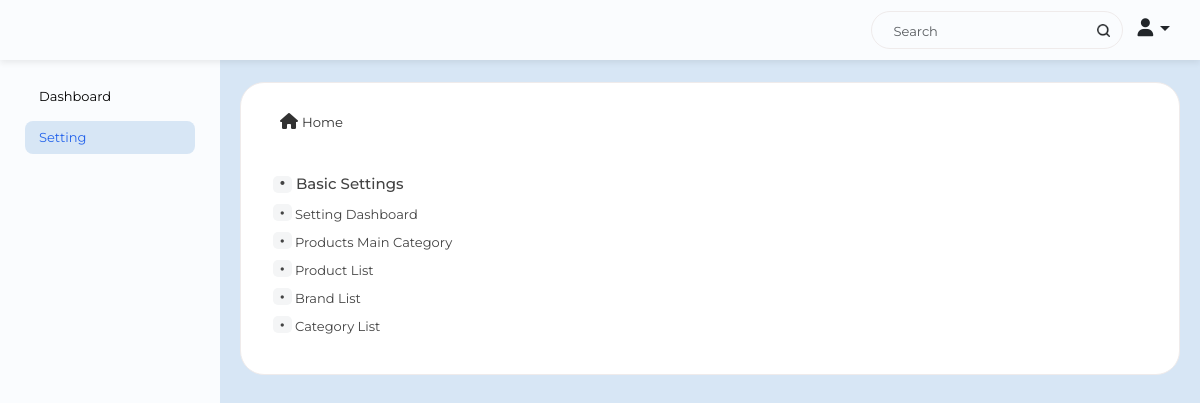
The app's page /backend/setting-dashboard/ (signed in) with its own data.
### backend/models.py (models this page shows, shortened)
class MenuList(models.Model):
    module_name        = models.CharField(max_length=100, db_index=True)
    menu_name          = models.CharField(max_length=100, unique=True, db_index=True)
    menu_url           = models.CharField(max_length=250, unique=True)
    menu_icon          = models.CharField(max_length=250, blank=True, null=True)
    parent_id          = models.IntegerField()
    is_main_menu       = models.BooleanField(default=False)
    is_sub_menu        = models.BooleanField(default=False)
    is_sub_child_menu  = models.BooleanField(default=False)
    created_at         = models.DateTimeField(auto_now_add=True)
    updated_at         = models.DateTimeField(blank=True, null=True)
    deleted_at         = models.DateTimeField(blank=True, null=True)
    created_by         = models.ForeignKey(User, on_delete=models.CASCADE)
    is_active          = models.BooleanField(default=True)
    deleted            = models.BooleanField(default=False)
    class Meta:
        db_table = "menu_list"

### backend/views.py (the view)
# urls.py: path('setting-dashboard/', views.setting_dashboard, name='setting_dashboard'),
@login_required
def setting_dashboard(request):
    get_setting_menu = MenuList.objects.filter(module_name='Setting', is_active=True)
    context = {
        "get_setting_menu": get_setting_menu,
    }
    return render(request, 'home/setting_dashboard.html', context)

### backend/context_processors.py (called while the page is built)
def menu_items(request):
    menu_list             = UserPermission.objects.filter(user_id=request.user.id, menu__is_main_menu=True, can_view=True, menu__parent_id=0, menu__is_active=True, menu__deleted=False, is_active=True).select_related('menu','user')
    search_menu_list      = UserPermission.objects.filter(user_id=request.user.id, can_view=True, menu__is_active=True, menu__deleted=False, is_active=True).select_related('menu','user')
    return {'main_menu_list':  menu_list, 'search_menu_list': search_menu_list}

def get_cart_item(request):
    if request.user.is_authenticated:
        try:
            customer=Customer.objects.filter(user=request.user).first()
            cart_items = OrderCart.objects.filter(customer=customer, is_active=True, is_order=False)
        except Customer.DoesNotExist:
            cart_items = []
    else:
        cart_items = []
    amount_summary=cart_amount_summary(request)
    return {'cart_item_count': len(cart_items), 'cart_items': cart_items, 'amount_summary': amount_summary}

def storefront_catalog(request):
    try:
        categories = ProductMainCategory.objects.filter(is_active=True).annotate(
            product_count=Count('products', filter=Q(products__is_active=True))
        ).order_by('cat_ordering', 'main_cat_name')
    except Exception:
        categories = []
    return {'storefront_categories': categories}

### backend/views.py (called while the page is built)
def cart_amount_summary(request):
    sub_total_amount = 0
    total_vat = 0
    total_discount = 0
    grand_total = 0
    if request.user.is_authenticated:
        customer= Customer.objects.filter(user=request.user).first()
        cart_items = OrderCart.objects.filter(customer=customer, is_active=True, is_order=False)
        for item in cart_items:
            sub_total_amount += item.total_amount
    grand_total = (sub_total_amount + total_vat) - total_discount
    return {'sub_total_amount': sub_total_amount, 'total_vat': total_vat, 'total_discount': total_discount, 'grand_total': grand_total}

### backend/templates/home/setting_dashboard.html (shortened to what this page needs)
{% extends 'base.html' %}
{% block extra_css %}
<link rel="stylesheet" href="/static/css/dashbord_menu.css">
{% endblock %}
{% block content %}
<div class="menu_box">
    <div class="breadcrumbs_box">
        <div class="breadcrumbs">
            <ul>
                <li><a href=""><i class="fa-solid fa-home" style="margin-right: 4px;font-size: 16px;"></i>Home</a></li>
            </ul>
        </div>
    </div>
    <div class="main_content ">
        <div class="menu_item">
            <div class="main_module_box">
                <a class="bullet-title" href="#"> <span class="bullet">&#8226;</span> Basic Settings </a>
                <ul>
                    {% for data in get_setting_menu %}
                        <li><a href="{{ data.menu_url }}"> <span class="bullet">&bull;</span> {{ data.menu_name }} </a></li>
                    {% endfor %}
                </ul>
            </div>
        </div>
    </div>
</div>
{% endblock %}

### static/css/ecommerce.css (style rules this page uses)
body,html { scroll-behavior: smooth; background-color: #D7E6F5; }
html, body, div, span, applet, object, iframe, h1, h2, h3, h4, h5, h6, p, blockquote, pre, a, abbr, acronym, address, big, cite, code, del, dfn, em, img, ins, kbd, q, s, samp, small, strike, strong, sub, sup, tt, var, b, u, i, center, dl, dt, dd, ol, ul, li, fieldset, form, label, legend, table, caption, tbody, tfoot, thead, tr, th, td, article, aside, canvas, details, embed, figure, figcaption, footer, header, hgroup, menu, nav, output, ruby, section, summary, time, mark, audio, video { margin: 0; padding: 0; border: 0; font-size: 100%; font: inherit; vertical-align: baseline; }
body { line-height: 1; }
ol, ul { list-style: none; }
body { font-family: 'MontserratRegular'; font-size: 13px; }
.breadcrumbs { margin-bottom: 15px; margin-top: 10px; }
.breadcrumbs ul { display: flex; justify-content: flex-start; }
.menu_box { background-color: white; border-radius: 24px; border: 1px solid #efebeb; padding: 15px 22px 10px; margin-bottom: 15px; overflow: auto; margin-top: 20px; }
.breadcrumbs_box { display: flex; justify-content: space-between; margin-bottom: 20px; padding-left: 15px; padding-top: 5px; }
.breadcrumbs ul { display: flex; list-style: none; margin: 0; padding: 0; }
.breadcrumbs ul li a { margin-left: 2px; font-size: 13.2px; font-family: 'MontserratRegular'; color: #000000; opacity: .8; text-decoration: none; line-height: 18px; }
.breadcrumbs ul li a::after { content: "/"; padding: 0 2px; display: none; }
.breadcrumbs ul li:last-child a::after { content: ""; }

### static/css/dashbord_menu.css (style rules this page uses)
.main_module_box { margin-bottom: 10px; padding: 10px; }
.main_module_box a { color: #434343; font-weight: 500; text-decoration: none; margin-bottom: 8px; display: block; font-size: 13px; }
.main_module_box ul { margin: 0; padding: 0; list-style: none; }
.main_module_box ul li { float: none; }
.main_module_box ul li a { line-height: 20px; }
.main_module_box ul li a span { background-color: #f4f5f6; padding: 4px 8px; border-radius: 5px; padding-top: 2px; }
.main_module_box .bullet-title span { background-color: #f4f5f6; border-radius: 5px; padding-top: 2px; }
.main_content { display: flex; justify-content: flex-start; width: 100%; flex-wrap: wrap; }
.main_content .menu_item { width: calc(33.33%); }
.main_module_box .bullet-title { font-size: 16px; font-family: 'MontserratMedium'; }
.main_module_box .bullet-title { font-size: 15px; font-family: 'MontserratMedium'; margin-bottom: 11px; }
.main_module_box .bullet { font-size: 22px; line-height: 8px; height: 17px; display: inline-block; padding: 4px 6px; }

### records on screen
MenuList: menu_name "Setting Dashboard"
MenuList: menu_name "Products Main Category"
MenuList: menu_name "Product List"
MenuList: menu_name "Brand List"
MenuList: menu_name "Category List"
